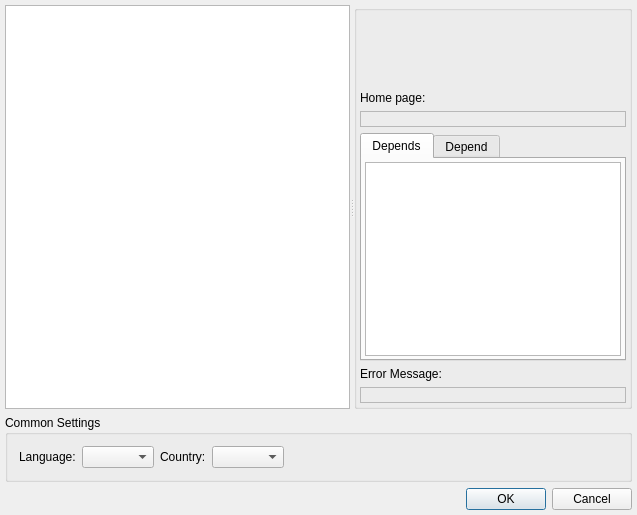
<?xml version="1.0" encoding="UTF-8"?>
<ui version="4.0">
 <class>SetupPluginsDialogClass</class>
 <widget class="QDialog" name="SetupPluginsDialogClass">
  <property name="geometry">
   <rect>
    <x>0</x>
    <y>0</y>
    <width>637</width>
    <height>515</height>
   </rect>
  </property>
  <property name="windowTitle">
   <string>Setup Plugins</string>
  </property>
  <layout class="QVBoxLayout" name="verticalLayout_2">
   <property name="margin">
    <number>5</number>
   </property>
   <item>
    <widget class="QSplitter" name="splitter">
     <property name="sizePolicy">
      <sizepolicy hsizetype="Expanding" vsizetype="Expanding">
       <horstretch>0</horstretch>
       <verstretch>0</verstretch>
      </sizepolicy>
     </property>
     <property name="orientation">
      <enum>Qt::Horizontal</enum>
     </property>
     <property name="childrenCollapsible">
      <bool>false</bool>
     </property>
     <widget class="QTableWidget" name="twtPlugins">
      <property name="sizePolicy">
       <sizepolicy hsizetype="Expanding" vsizetype="Expanding">
        <horstretch>1</horstretch>
        <verstretch>0</verstretch>
       </sizepolicy>
      </property>
      <property name="editTriggers">
       <set>QAbstractItemView::NoEditTriggers</set>
      </property>
      <property name="selectionMode">
       <enum>QAbstractItemView::SingleSelection</enum>
      </property>
      <property name="selectionBehavior">
       <enum>QAbstractItemView::SelectRows</enum>
      </property>
      <property name="sortingEnabled">
       <bool>true</bool>
      </property>
      <attribute name="horizontalHeaderHighlightSections">
       <bool>false</bool>
      </attribute>
     </widget>
     <widget class="QGroupBox" name="grbProperties">
      <property name="sizePolicy">
       <sizepolicy hsizetype="Preferred" vsizetype="Preferred">
        <horstretch>0</horstretch>
        <verstretch>0</verstretch>
       </sizepolicy>
      </property>
      <property name="title">
       <string/>
      </property>
      <layout class="QVBoxLayout" name="verticalLayout">
       <property name="margin">
        <number>3</number>
       </property>
       <item>
        <widget class="QLabel" name="lblName">
         <property name="textFormat">
          <enum>Qt::RichText</enum>
         </property>
         <property name="wordWrap">
          <bool>true</bool>
         </property>
         <property name="textInteractionFlags">
          <set>Qt::LinksAccessibleByMouse|Qt::TextSelectableByKeyboard|Qt::TextSelectableByMouse</set>
         </property>
        </widget>
       </item>
       <item>
        <widget class="QLabel" name="lblDescription">
         <property name="sizePolicy">
          <sizepolicy hsizetype="Preferred" vsizetype="Expanding">
           <horstretch>0</horstretch>
           <verstretch>0</verstretch>
          </sizepolicy>
         </property>
         <property name="textFormat">
          <enum>Qt::PlainText</enum>
         </property>
         <property name="alignment">
          <set>Qt::AlignLeading|Qt::AlignLeft|Qt::AlignTop</set>
         </property>
         <property name="wordWrap">
          <bool>true</bool>
         </property>
         <property name="textInteractionFlags">
          <set>Qt::LinksAccessibleByMouse|Qt::TextSelectableByKeyboard|Qt::TextSelectableByMouse</set>
         </property>
        </widget>
       </item>
       <item>
        <widget class="QLabel" name="lblLabelHomePage">
         <property name="text">
          <string>Home page:</string>
         </property>
         <property name="textFormat">
          <enum>Qt::PlainText</enum>
         </property>
        </widget>
       </item>
       <item>
        <widget class="QLabel" name="lblHomePage">
         <property name="frameShape">
          <enum>QFrame::StyledPanel</enum>
         </property>
         <property name="frameShadow">
          <enum>QFrame::Sunken</enum>
         </property>
         <property name="textFormat">
          <enum>Qt::RichText</enum>
         </property>
         <property name="alignment">
          <set>Qt::AlignCenter</set>
         </property>
         <property name="wordWrap">
          <bool>true</bool>
         </property>
        </widget>
       </item>
       <item>
        <widget class="QTabWidget" name="twtDependences">
         <property name="sizePolicy">
          <sizepolicy hsizetype="Preferred" vsizetype="Preferred">
           <horstretch>0</horstretch>
           <verstretch>0</verstretch>
          </sizepolicy>
         </property>
         <property name="currentIndex">
          <number>0</number>
         </property>
         <widget class="QWidget" name="tabDepends">
          <attribute name="title">
           <string>Depends</string>
          </attribute>
          <layout class="QVBoxLayout" name="verticalLayout_4">
           <property name="margin">
            <number>3</number>
           </property>
           <item>
            <widget class="QListWidget" name="ltwDepends">
             <property name="sizePolicy">
              <sizepolicy hsizetype="Preferred" vsizetype="Preferred">
               <horstretch>0</horstretch>
               <verstretch>0</verstretch>
              </sizepolicy>
             </property>
             <property name="editTriggers">
              <set>QAbstractItemView::NoEditTriggers</set>
             </property>
             <property name="selectionMode">
              <enum>QAbstractItemView::NoSelection</enum>
             </property>
             <property name="isWrapping" stdset="0">
              <bool>true</bool>
             </property>
             <property name="wordWrap">
              <bool>true</bool>
             </property>
            </widget>
           </item>
          </layout>
         </widget>
         <widget class="QWidget" name="tabDepend">
          <attribute name="title">
           <string>Depend</string>
          </attribute>
          <layout class="QVBoxLayout" name="verticalLayout_3">
           <property name="margin">
            <number>3</number>
           </property>
           <item>
            <widget class="QListWidget" name="ltwDepend">
             <property name="sizePolicy">
              <sizepolicy hsizetype="Preferred" vsizetype="Preferred">
               <horstretch>0</horstretch>
               <verstretch>0</verstretch>
              </sizepolicy>
             </property>
             <property name="editTriggers">
              <set>QAbstractItemView::NoEditTriggers</set>
             </property>
             <property name="selectionMode">
              <enum>QAbstractItemView::NoSelection</enum>
             </property>
             <property name="isWrapping" stdset="0">
              <bool>true</bool>
             </property>
             <property name="wordWrap">
              <bool>true</bool>
             </property>
            </widget>
           </item>
          </layout>
         </widget>
        </widget>
       </item>
       <item>
        <widget class="QLabel" name="lblLabelError">
         <property name="text">
          <string>Error Message:</string>
         </property>
         <property name="textFormat">
          <enum>Qt::PlainText</enum>
         </property>
        </widget>
       </item>
       <item>
        <widget class="QLabel" name="lblError">
         <property name="frameShape">
          <enum>QFrame::StyledPanel</enum>
         </property>
         <property name="frameShadow">
          <enum>QFrame::Sunken</enum>
         </property>
         <property name="textFormat">
          <enum>Qt::PlainText</enum>
         </property>
         <property name="alignment">
          <set>Qt::AlignCenter</set>
         </property>
         <property name="wordWrap">
          <bool>true</bool>
         </property>
         <property name="textInteractionFlags">
          <set>Qt::LinksAccessibleByMouse|Qt::TextSelectableByKeyboard|Qt::TextSelectableByMouse</set>
         </property>
        </widget>
       </item>
      </layout>
     </widget>
    </widget>
   </item>
   <item>
    <widget class="QGroupBox" name="grbCommon">
     <property name="title">
      <string>Common Settings</string>
     </property>
     <layout class="QHBoxLayout" name="horizontalLayout_2">
      <item>
       <widget class="QLabel" name="lblLanguage">
        <property name="text">
         <string>Language:</string>
        </property>
        <property name="textFormat">
         <enum>Qt::PlainText</enum>
        </property>
        <property name="buddy">
         <cstring>cmbLanguage</cstring>
        </property>
       </widget>
      </item>
      <item>
       <widget class="QComboBox" name="cmbLanguage">
        <property name="sizeAdjustPolicy">
         <enum>QComboBox::AdjustToContents</enum>
        </property>
       </widget>
      </item>
      <item>
       <widget class="QLabel" name="lblCountry">
        <property name="text">
         <string>Country:</string>
        </property>
        <property name="textFormat">
         <enum>Qt::PlainText</enum>
        </property>
       </widget>
      </item>
      <item>
       <widget class="QComboBox" name="cmbCountry">
        <property name="sizeAdjustPolicy">
         <enum>QComboBox::AdjustToContents</enum>
        </property>
       </widget>
      </item>
      <item>
       <spacer name="hsrCommonHSpacer">
        <property name="orientation">
         <enum>Qt::Horizontal</enum>
        </property>
        <property name="sizeHint" stdset="0">
         <size>
          <width>40</width>
          <height>20</height>
         </size>
        </property>
       </spacer>
      </item>
     </layout>
    </widget>
   </item>
   <item>
    <widget class="QDialogButtonBox" name="dbbButtons">
     <property name="standardButtons">
      <set>QDialogButtonBox::Cancel|QDialogButtonBox::Ok</set>
     </property>
    </widget>
   </item>
  </layout>
 </widget>
 <layoutdefault spacing="6" margin="11"/>
 <tabstops>
  <tabstop>twtPlugins</tabstop>
  <tabstop>cmbLanguage</tabstop>
  <tabstop>dbbButtons</tabstop>
 </tabstops>
 <resources/>
 <connections/>
</ui>
